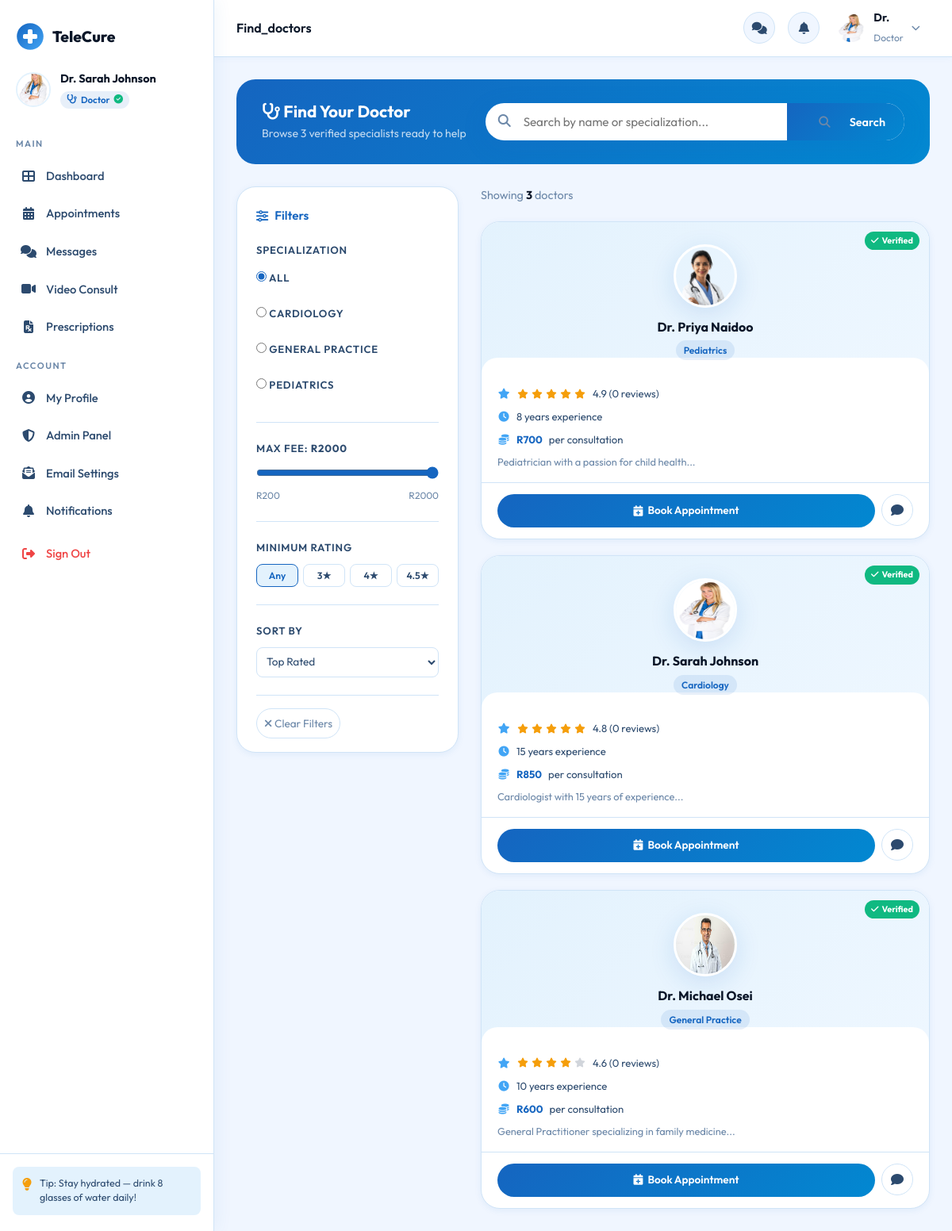
/Telecure/find_doctors.php (signed in), run on the app's committed database.
### tables this page shows
CREATE TABLE doctor_profiles (
    id              INT AUTO_INCREMENT PRIMARY KEY,
    user_id         INT NOT NULL,
    specialization  VARCHAR(150),
    license_number  VARCHAR(100),
    years_experience INT DEFAULT 0,
    consultation_fee DECIMAL(10,2) DEFAULT 0.00,
    availability_days VARCHAR(100),
    is_verified     TINYINT(1) DEFAULT 0,
    rating          DECIMAL(3,2) DEFAULT 0.00,
    total_reviews   INT DEFAULT 0,
    UNIQUE KEY uq_doctor_license (license_number),
    UNIQUE KEY uq_doctor_user (user_id),
    KEY idx_doctor_specialization (specialization(100)),
    CONSTRAINT fk_doctor_user FOREIGN KEY (user_id)
        REFERENCES users(id) ON DELETE CASCADE ON UPDATE CASCADE
);

CREATE TABLE users (
    id             INT AUTO_INCREMENT PRIMARY KEY,
    full_name      VARCHAR(150) NOT NULL,
    email          VARCHAR(150) NOT NULL,
    password       VARCHAR(255) NOT NULL,
    role           ENUM('patient','doctor') NOT NULL DEFAULT 'patient',
    phone          VARCHAR(20),
    date_of_birth  DATE,
    gender         ENUM('male','female','other'),
    profile_photo  VARCHAR(255) DEFAULT 'default_avatar.png',
    bio            TEXT,
    created_at     TIMESTAMP DEFAULT CURRENT_TIMESTAMP,
    updated_at     TIMESTAMP DEFAULT CURRENT_TIMESTAMP ON UPDATE CURRENT_TIMESTAMP,
    is_active      TINYINT(1) DEFAULT 1,
    is_admin       TINYINT(1) NOT NULL DEFAULT 0,
    last_seen      TIMESTAMP NULL,
    UNIQUE KEY uq_users_email (email)
);

### Telecure/find_doctors.php (the view, shortened to what the rows shown need)
<?php
require_once 'includes/config.php';
$user = currentUser();
$db   = getDB();
$sortBy   = sanitize($_GET['sort']     ?? 'rating');
$params = array();
$where  = array("u.role = 'doctor'", "dp.is_verified = 1");
$orderMap = array(
    'rating'  => 'dp.rating DESC',
    'fee_asc' => 'dp.consultation_fee ASC',
    'fee_desc'=> 'dp.consultation_fee DESC',
    'name'    => 'u.full_name ASC',
);
$orderSQL = isset($orderMap[$sortBy]) ? $orderMap[$sortBy] : 'dp.rating DESC';
$sql = "SELECT u.*, dp.specialization, dp.consultation_fee, dp.rating,
               dp.total_reviews, dp.years_experience, dp.is_verified
        FROM users u
        JOIN doctor_profiles dp ON u.id = dp.user_id
        WHERE " . implode(' AND ', $where) . "
        ORDER BY $orderSQL";
$stmt = $db->prepare($sql);
$stmt->execute($params);
$doctors = $stmt->fetchAll();
?>
<!DOCTYPE html>
<html lang="en">
<head>
    <link rel="stylesheet" href="css/style.css">
    <link rel="stylesheet" href="css/dashboard.css">
    <link rel="stylesheet" href="https://cdnjs.cloudflare.com/ajax/libs/font-awesome/6.5.0/css/all.min.css">
</head>
<body class="dashboard-page">
<?php include 'includes/sidebar.php'; ?>
<div class="main-content">
    <?php include 'includes/topbar.php'; ?>
    <div class="dashboard-body">
        <div class="search-hero">
            <div class="search-hero-text">
                <h2><i class="fas fa-stethoscope"></i> Find Your Doctor</h2>
            </div>
        </div>
        <div class="find-layout">
            <div>
                <div class="doctors-cards">
                    <?php if (empty($doctors)): ?>
                    <div class="no-results">
                        <i class="fas fa-user-md"></i>
                        <h3>No doctors found</h3>
                        <p>Try adjusting your filters or search terms</p>
                        <a href="find_doctors.php" class="btn-primary" style="margin-top:16px;display:inline-flex;">Clear All Filters</a>
                    </div>
                    <?php else: foreach ($doctors as $doc):
                        $avatarUrl = avatarUrl($doc, 80);
                        $stars = round($doc['rating'] * 2) / 2;
                    ?>
                    <div class="doc-card">
                        <div class="doc-card-header">
                            <?php if ($doc['is_verified']): ?>
                            <div class="doc-verified-badge"><i class="fas fa-check"></i> Verified</div>
                            <?php endif; ?>
                            <img src="<?= $avatarUrl ?>" alt="<?= htmlspecialchars($doc['full_name']) ?>" class="doc-avatar">
                            <div class="doc-name"><?= htmlspecialchars($doc['full_name']) ?></div>
                            <div class="doc-spec"><?= htmlspecialchars($doc['specialization'] ?? 'General') ?></div>
                        </div>
                        <div class="doc-card-body">
                            <div class="doc-meta-row">
                                <i class="fas fa-star"></i>
                                <div class="doc-stars">
                                    <?php for ($i = 1; $i <= 5; $i++): ?>
                                    <i class="fas fa-star <?= $i <= $stars ? 'lit' : '' ?>"></i>
                                    <?php endfor; ?>
                                </div>
                                <span><?= number_format($doc['rating'], 1) ?> (<?= (int)$doc['total_reviews'] ?> reviews)</span>
                            </div>
                            <div class="doc-meta-row">
                                <i class="fas fa-clock"></i>
                                <?= (int)$doc['years_experience'] ?> years experience
                            </div>
                            <div class="doc-meta-row">
                                <i class="fas fa-coins"></i>
                                <strong style="color:var(--primary)">R<?= number_format($doc['consultation_fee'], 0) ?></strong> per consultation
                            </div>
                            <?php if ($doc['bio']): ?>
                            <p style="font-size:0.8rem;color:var(--text-light);margin-top:8px;line-height:1.5;">
                                <?= htmlspecialchars(substr($doc['bio'], 0, 90)) ?>...
                            </p>
                            <?php endif; ?>
                        </div>
                        <div class="doc-card-footer">
                            <a href="appointments.php?action=book&doctor=<?= $doc['id'] ?>" class="btn-book-doc">
                                <i class="fas fa-calendar-plus"></i> Book Appointment
                            </a>
                            <a href="chat.php?user=<?= $doc['id'] ?>" class="btn-chat-doc" title="Message">
                                <i class="fas fa-comment"></i>
                            </a>
                        </div>
                    </div>
                    <?php endforeach; endif; ?>
                </div>
            </div>
        </div>
    </div>
</div>
</body>
</html>

### Telecure/includes/sidebar.php (shortened to what the rows shown need)
<?php
$role = $user['role'];
$avatarUrl = avatarUrl($user, 80);
?>
<aside class="sidebar" id="sidebar">
    <div class="sidebar-user">
        <img src="<?= $avatarUrl ?>" alt="Avatar" class="sidebar-avatar">
        <div class="sidebar-user-info">
            <strong><?= htmlspecialchars($user['full_name']) ?></strong>
            <span class="sidebar-role <?= $role ?>">
                <i class="fas fa-<?= $role === 'doctor' ? 'stethoscope' : 'user' ?>"></i>
                <?= ucfirst($role) ?>
                <?php if ($role === 'doctor' && ($user['is_verified'] ?? 0)): ?>
                <i class="fas fa-check-circle verified-tick"></i>
                <?php endif; ?>
            </span>
        </div>
    </div>
</aside>

### Telecure/includes/topbar.php (shortened to what the rows shown need)
<?php
$avatarUrl = avatarUrl($user, 40);
?>
<header class="topbar">
    <div class="topbar-right">
        <div class="topbar-user">
            <img src="<?= $avatarUrl ?>" alt="Avatar">
            <div class="topbar-user-info">
                <?php $firstName = explode(' ', $user['full_name']); ?>
                <strong><?= htmlspecialchars($firstName[0]) ?></strong>
                <span><?= ucfirst($user['role']) ?></span>
            </div>
            <i class="fas fa-chevron-down"></i>
        </div>
    </div>
</header>

### data on the page
doctor_profiles: user.profile_photo (picture), user.full_name "Dr. Sarah Johnson", user.role "Doctor", user.full_name "Dr.", is_verified 1 (drawn), specialization "Cardiology", rating "4.8", total_reviews "0", years_experience "15", consultation_fee "850", user.bio "Cardiologist with 15 years of experience"
doctor_profiles: is_verified 1 (drawn), user.profile_photo (picture), user.full_name "Dr. Priya Naidoo", specialization "Pediatrics", rating "4.9", total_reviews "0", years_experience "8", consultation_fee "700", user.bio "Pediatrician with a passion for child health"
doctor_profiles: is_verified 1 (drawn), user.profile_photo (picture), user.full_name "Dr. Michael Osei", specialization "General Practice", rating "4.6", total_reviews "0", years_experience "10", consultation_fee "600", user.bio "General Practitioner specializing in family medicine"

### other printed values
str_replace('.php', '', basename($_SERVER['PHP_SELF'])) "Find_doctors"
count($doctors) "3"
$s "CARDIOLOGY"
$s "GENERAL PRACTICE"
$s "PEDIATRICS"
$maxFee ?: 2000 "2000"
$r "3"
$r "4"
$r "4.5"
